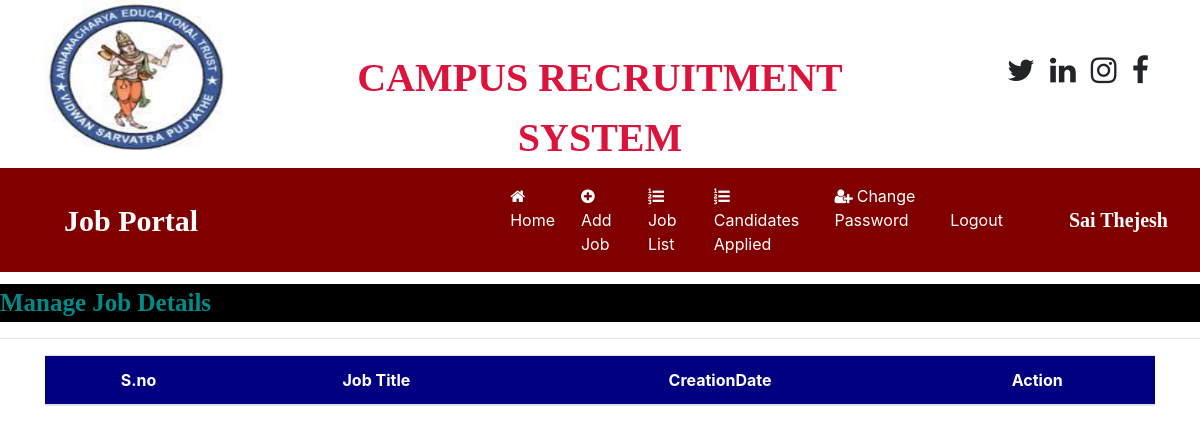
Page /job_list/ (signed in) on the earlier database version.
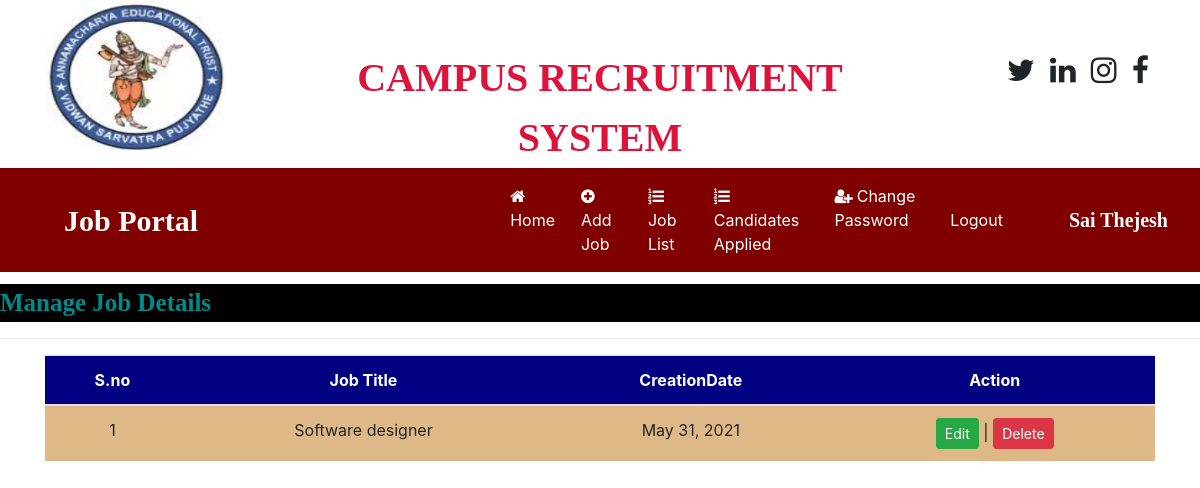
Same page on the later database version.
### OnlinejobportalApp/models.py (models this page shows, shortened)
class Job(models.Model):
	recruiter =models.ForeignKey(Recruiter,on_delete=models.CASCADE)
	start_date = models.DateField()
	end_date = models.DateField()
	title =models.CharField(max_length=100)
	salary = models.FloatField(null=True)
	image = models.FileField()
	description = models.CharField(max_length=300)
	experience = models.CharField(max_length=50)
	location = models.CharField(max_length=100)
	skills = models.CharField(max_length=100)
	creationdate = models.DateField()

### OnlinejobportalApp/views.py (the view)
# urls.py: path('job_list/',views.job_list,name="job_list"),
def job_list(request):
    if not request.user.is_authenticated:
    	return redirect('recruiter_login')
    user = request.user
    recruiter = Recruiter.objects.get(user=user)
    job = Job.objects.filter(recruiter = recruiter)
    d={'job':job}
    return render(request,'html/job_list.html',d)

### OnlinejobportalApp/templates/html/job_list.html (shortened to what this page needs)
{% load static %}
{% block body %}
{% include 'html/recruiter_navigation.html' %}
<marquee style="font-family: 'Algerian'; font-size: 25px; color: darkcyan; background-color: black;font-weight: bold;margin-top: 1%">
	Manage Job Details
</marquee>
<hr>
<div class="container">
<table class="table table-hover" id="example">
	<thead>
		<tr style = "background-color: #000080;color:white">
			<th>S.no</th>
			<th>Job Title</th>
			<th>CreationDate</th>
			<th>Action</th>
		</tr>
	</thead>
	<tbody>
		{% for i in job %}
		<tr style = "background-color: #DEB887">
			<td>{{forloop.counter}}</td>
			<td>{{i.title}}</td>
			<td>{{i.creationdate}}</td>
            <td><a href="{% url 'edit_jobdetail' i.id %}" class="btn btn-success btn-sm " >Edit</a> |
            	<a href="{% url 'delete_job' i.id %}" class="btn btn-danger btn-sm "  onclick="return confirm(' Are you Sure ?')">Delete</a>
		</tr>
		{% endfor %}
	</tbody>
</table>
</div>
{% endblock %}

Differences in the rows shown:
added Job: title "Software designer", creationdate "May 31, 2021"
